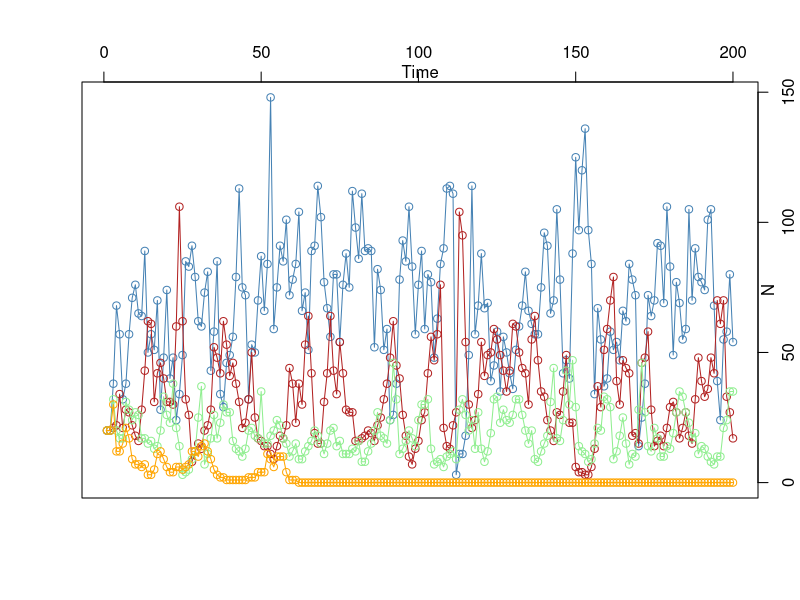

Reproduce this figure in R. (Note: this script raises an error after producing the figure.)
#Stochastic logistic growth model, 4 spp, env stochasticity

# Parameters--------------------------------

TotTime=200
initialNsp1 = 20
initialNsp2 = 20
initialNsp3 = 20
initialNsp4 = 20
totspp=4
K=100            #community carrying capacity

#frequency dependence
sp1=-1                  #species 1 slope
sp2=-1
sp3=-2
sp4=-4
int1=.8                 #species 1 intercept
int2=.5
int3=.3
int4=.15

#Demographic stochasticity parameters
zvar1=.03
zvar2=.03
zvar3=.03
zvar4=.03
zcov=0
zmeans = c(0,0,0,0)

#Environmental stochasticity parameters
evar1=.04
evar2=.04
evar3=.04
evar4=.04
ecov=-.05
emeans = c(1,1,1,1)
#-------------------------------------------

library(mvtnorm)

T=1:TotTime

#frequency dependence model
rdep=function(slope,int,N,Ctot){
    if(Ctot==N) r=1 else r=exp(slope*(N/Ctot-int))
    return(r)
}

#population model
updateN = function(r_arg, z_arg, e_arg, N, Ctot){
    newN = (r_arg + z_arg)* N * (K*e_arg)/Ctot
    if(newN < 0) newN = 0
    return(newN)
}

N = matrix(data=NA,nrow=TotTime,ncol=totspp)
N[1:2,1] = initialNsp1
N[1:2,2] = initialNsp2
N[1:2,3] = initialNsp3
N[1:2,4] = initialNsp4

#generate the sigma matrices for generation of random z's and e's
sigma = matrix(data=c(zvar1,zcov,zcov,zcov,zcov,zvar2,zcov,zcov,zcov,zcov,zvar3,zcov,zcov,zcov,zcov,zvar4),nrow=4,ncol=4)
z = rmvnorm(TotTime,zmeans,sigma)

sigma_env = matrix(data=c(evar1,ecov,ecov,ecov,ecov,evar2,ecov,ecov,ecov,ecov,evar3,ecov,ecov,ecov,ecov,evar4),nrow=4,ncol=4)
e = rmvnorm(TotTime,emeans,sigma_env)

# main loop ---------------------------------

for(i in 3:TotTime) {
    N[i,1] = floor(updateN(rdep(sp1,int1,N[i-2,1],sum(N[i-2,])),z[i,1],e[i,1],N[i-1,1],sum(N[i-1,])))
    N[i,2] = floor(updateN(rdep(sp2,int2,N[i-2,2],sum(N[i-2,])),z[i,2],e[i,2],N[i-1,2],sum(N[i-1,])))
    N[i,3] = floor(updateN(rdep(sp3,int3,N[i-2,3],sum(N[i-2,])),z[i,3],e[i,3],N[i-1,3],sum(N[i-1,])))
    N[i,4] = floor(updateN(rdep(sp4,int4,N[i-2,4],sum(N[i-2,])),z[i,4],e[i,4],N[i-1,4],sum(N[i-1,])))
}


plot(N[,1],type="o",xlab="", ylab="", xaxt='n', yaxt='n', col="steelblue", ylim=c(0,max(N)))
points(N[,2],type="o", col="firebrick")
points(N[,3],type="o", col="lightgreen")
points(N[,4],type="o", col="orange")
axis(side=3,xlab="Time")
axis(side=4,ylab="N")
mtext("N", side=4)
mtext("Time", side=3)
par(new=TRUE)
plot((0:K)/K,log(rdep(sp1,int1,0:K,K)),ylab="log r",xlab="Frequency",pch=19,ylim=c(-3,3), col="steelblue")
points((0:K)/K,log(rdep(sp2,int2,0:K,K)),pch=19, col="firebrick")
points((0:K)/K,log(rdep(sp3,int3,0:K,K)),pch=19, col="lightgreen")
points((0:K)/K,log(rdep(sp4,int4,0:K,K)),pch=19, col="orange")
abline(h=0,col="grey")


#calculate observed growth rates:

#log lambda function
#lambda=function(file) {
#if(file[i+1,x]==0 | file[i,x]==0){
#  r=NA
#}else{
#  r=log(file[i+1,x]/file[i,x])
#}
#return(r)
#}

#calc frequency
#C=apply(N, 1, sum)
#freq=N/C

#calc lambda
#rates=matrix(data=NA,nrow=length(N[,1])-1,ncol=length(N[1,]))
#for(i in 1:(length(N[,1])-1)) {
#  for(x in 1:length(N[1,])) {
#    rates[i,x]=lambda(N)
#  }
#}


#plot(freq[1:length(freq[,1])-1,1],rates[,1],xlim=c(0,1),ylim=c(-3,3),col="steelblue",xlab="Frequency",ylab="log r")
#points(freq[1:length(freq[,2])-1,2],rates[,2],pch=2,col="firebrick")
#points(freq[1:length(freq[,3])-1,3],rates[,3],pch=3,col="lightgreen")
#points(freq[1:length(freq[,4])-1,4],rates[,4],pch=4,col="orange")
#abline(h=0,col="grey")

#abline(lm(rates[,1]~freq[1:length(freq[,1])-1,1]),col="steelblue")
#abline(lm(rates[,2]~freq[1:length(freq[,2])-1,2]),col="firebrick")
#abline(lm(rates[,3]~freq[1:length(freq[,3])-1,3]),col="lightgreen")
#abline(lm(rates[,4]~freq[1:length(freq[,4])-1,4]),col="orange")
